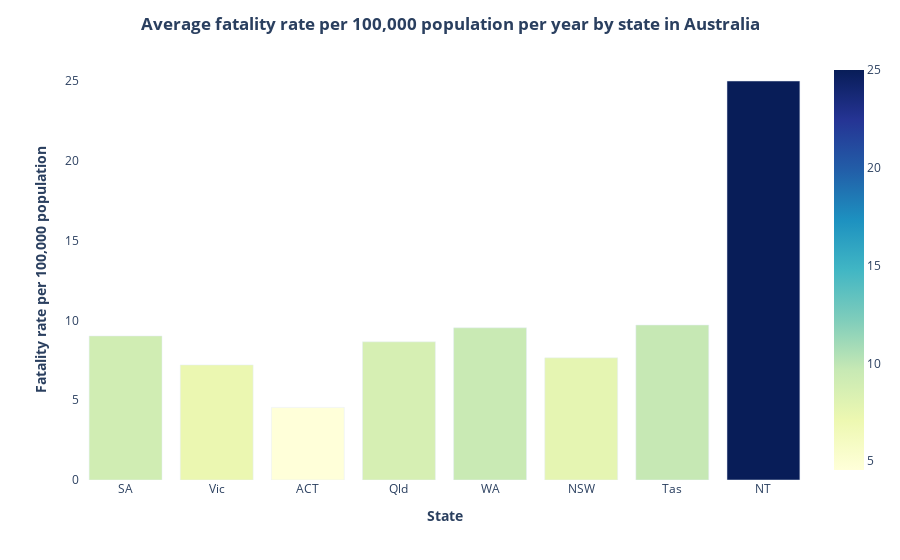

Here is the notebook cell this chart was saved with:
### Code cell
fig_state_rate.show()

### Figure 1 — Plotly figure (JSON) as saved in the notebook; plotly's stock layout.template omitted (floating-point values rounded to 4 significant figures)
{"data": [{"alignmentgroup": "True", "hovertemplate": "State=%{x}<br>=%{marker.color}<extra></extra>", "legendgroup": "", "marker": {"color": [9.028, 7.212, 4.551, 8.66, 9.54, 7.657, 9.714, 25.01], "coloraxis": "coloraxis"}, "name": "", "offsetgroup": "", "orientation": "v", "showlegend": false, "textposition": "auto", "type": "bar", "x": ["SA", "Vic", "ACT", "Qld", "WA", "NSW", "Tas", "NT"], "xaxis": "x", "y": [9.028, 7.212, 4.551, 8.66, 9.54, 7.657, 9.714, 25.01], "yaxis": "y"}], "layout": {"barmode": "relative", "coloraxis": {"colorbar": {"title": {"text": ""}}, "colorscale": [[0, "rgb(255,255,217)"], [0.125, "rgb(237,248,177)"], [0.25, "rgb(199,233,180)"], [0.375, "rgb(127,205,187)"], [0.5, "rgb(65,182,196)"], [0.625, "rgb(29,145,192)"], [0.75, "rgb(34,94,168)"], [0.875, "rgb(37,52,148)"], [1, "rgb(8,29,88)"]]}, "legend": {"tracegroupgap": 0}, "margin": {"t": 60}, "plot_bgcolor": "white", "title": {"text": "<b>Average fatality rate per 100,000 population per year by state in Australia<b>", "x": 0.5}, "xaxis": {"anchor": "y", "domain": [0, 1], "title": {"text": "<b>State<b>"}}, "yaxis": {"anchor": "x", "domain": [0, 1], "title": {"text": "<b>Fatality rate per 100,000 population<b>"}}}}
